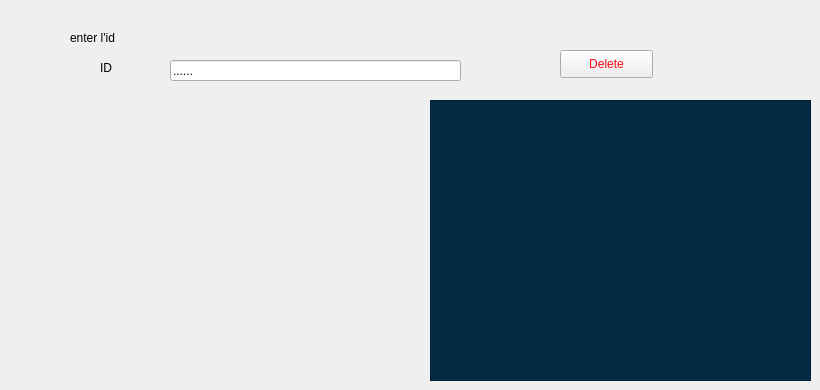
      <widget class="QWidget" name="tab_3">
       <attribute name="title">
        <string>Delete</string>
       </attribute>
       <widget class="QLabel" name="label_35">
        <property name="geometry">
         <rect>
          <x>100</x>
          <y>60</y>
          <width>56</width>
          <height>16</height>
         </rect>
        </property>
        <property name="text">
         <string>ID</string>
        </property>
       </widget>
       <widget class="QLineEdit" name="id_lineEdit_delete">
        <property name="geometry">
         <rect>
          <x>170</x>
          <y>60</y>
          <width>291</width>
          <height>21</height>
         </rect>
        </property>
        <property name="styleSheet">
         <string notr="true"/>
        </property>
        <property name="text">
         <string>......</string>
        </property>
       </widget>
       <widget class="QPushButton" name="delete_button">
        <property name="geometry">
         <rect>
          <x>560</x>
          <y>50</y>
          <width>93</width>
          <height>28</height>
         </rect>
        </property>
        <property name="styleSheet">
         <string notr="true">color:rgb(255, 7, 19)</string>
        </property>
        <property name="text">
         <string>Delete</string>
        </property>
       </widget>
       <widget class="QLabel" name="label_38">
        <property name="geometry">
         <rect>
          <x>70</x>
          <y>30</y>
          <width>121</width>
          <height>16</height>
         </rect>
        </property>
        <property name="text">
         <string>enter l'id</string>
        </property>
       </widget>
       <widget class="QTableView" name="tableView">
        <property name="geometry">
         <rect>
          <x>430</x>
          <y>100</y>
          <width>381</width>
          <height>281</height>
         </rect>
        </property>
        <property name="styleSheet">
         <string notr="true">background:rgb(3, 43, 67);</string>
        </property>
       </widget>
      </widget>
